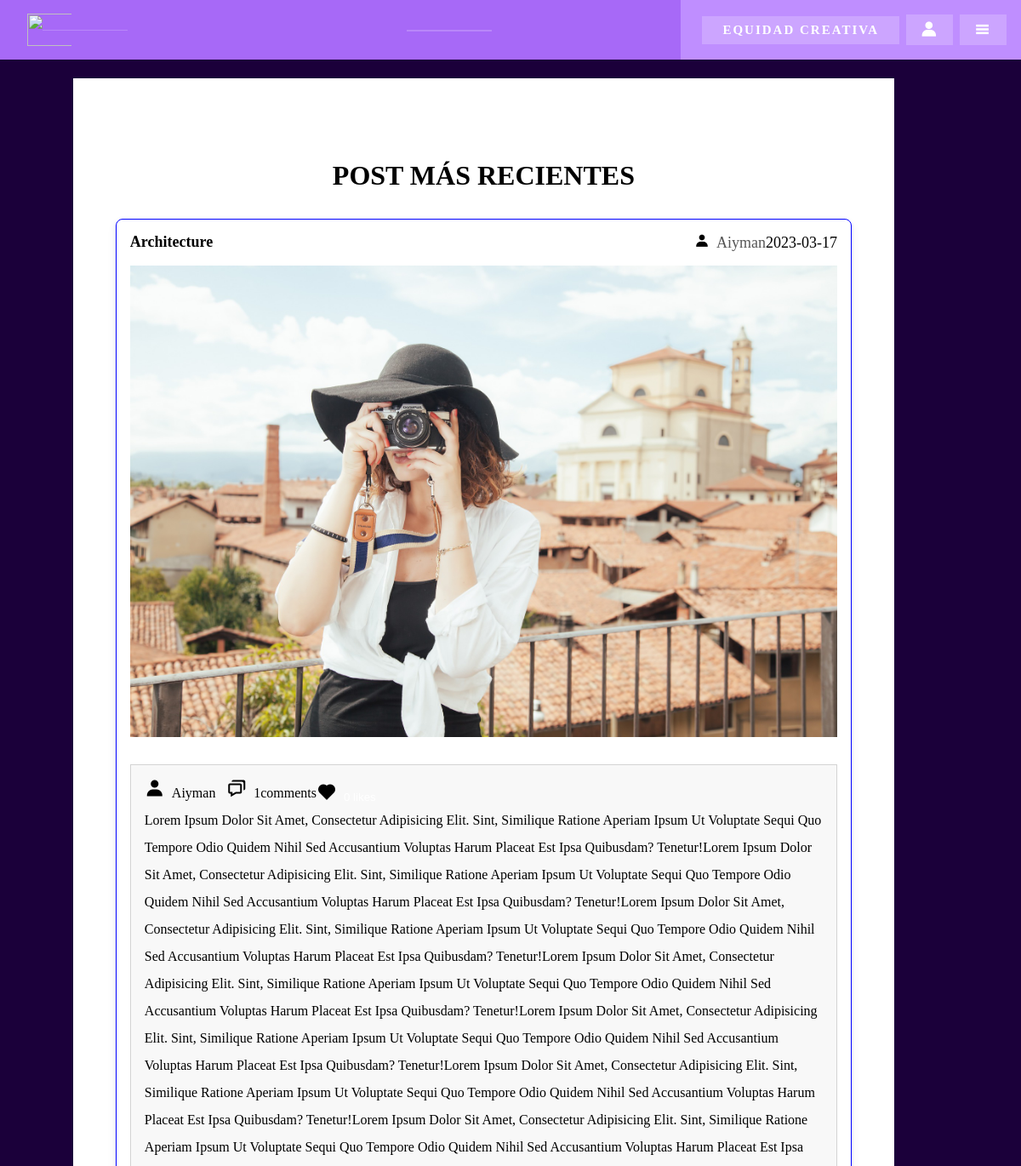
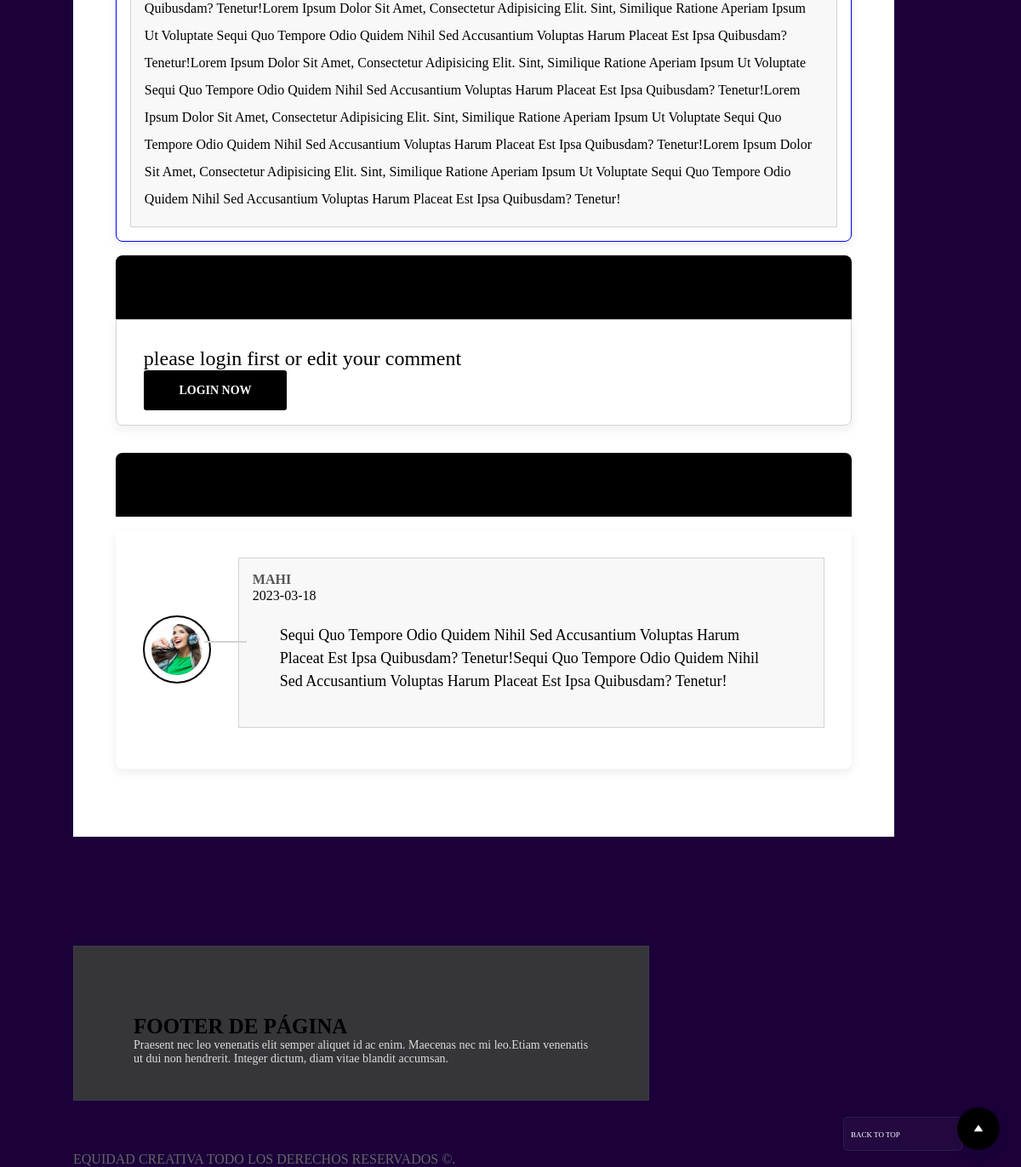
The page /view_posts.php?post_id=11 on the database its author committed (2 pictures, top to bottom).
### tables this page shows
CREATE TABLE `posts` (
  `id` int(100) NOT NULL,
  `admin_id` int(100) NOT NULL,
  `name` varchar(100) NOT NULL,
  `title` varchar(100) NOT NULL,
  `content` varchar(10000) NOT NULL,
  `category` varchar(50) NOT NULL,
  `image` varchar(100) NOT NULL,
  `date` date NOT NULL DEFAULT current_timestamp(),
  `status` varchar(10) NOT NULL
);

CREATE TABLE `comments` (
  `id` int(100) NOT NULL,
  `post_id` int(100) NOT NULL,
  `admin_id` int(100) NOT NULL,
  `user_id` int(100) NOT NULL,
  `user_name` varchar(50) NOT NULL,
  `comment` varchar(1000) NOT NULL,
  `date` date NOT NULL DEFAULT current_timestamp()
);

CREATE TABLE `users` (
  `id` int(255) NOT NULL,
  `name` varchar(255) NOT NULL,
  `email` varchar(255) NOT NULL,
  `password` varchar(255) NOT NULL,
  `profile` varchar(255) NOT NULL
);

### view_posts.php (the view, shortened to what this page needs)
<?php
	include 'components/connect.php';
	if (isset($_SESSION['user_id'])) {
		$user_id = $_SESSION['user_id'];
	}else{
		$user_id = '';
	}
	$get_id = $_GET['post_id'];
?>
<!DOCTYPE html>
<html lang="en">
<head>
   	<link href='https://unpkg.com/boxicons@2.1.2/css/boxicons.min.css' rel='stylesheet'>
</head>
<body>
	<?php include 'components/user_header.php'; ?>
	<div class="container-fluid">
		<div class="blog">
			<div class="blog-container">
				<div class="blog-section">
					<div class="posts-container">
						<h1 class="heading">Post más recientes</h1>
						<div class="box-container">
							<?php
								$select_posts = $conn->prepare("SELECT * FROM `posts` WHERE status = ? AND id=?");
								$select_posts->execute(['active', $get_id]);
								if($select_posts->rowCount() > 0){
									while($fetch_posts = $select_posts->fetch(PDO::FETCH_ASSOC)){
										$post_id = $fetch_posts['id'];
										$count_post_comments = $conn->prepare("SELECT * FROM `comments` WHERE post_id = ?");
										$count_post_comments->execute([$post_id]);
										$total_post_comments = $count_post_comments->rowCount();
										$count_post_likes = $conn->prepare("SELECT * FROM `likes` WHERE post_id = ?");
					                    $count_post_likes->execute([$post_id]);
					                    $total_post_likes = $count_post_likes->rowCount();
										$confirm_likes = $conn->prepare("SELECT * FROM `likes` WHERE user_id = ? AND post_id = ?");
										$confirm_likes->execute([$user_id, $post_id]);
							?>
							<form action="" method="post" class="box">
								<div class="post-title">
									<div class="title"><?= $fetch_posts['title']; ?></div>
									<div class="post-admin">
										<div><i class='bx bxs-user'></i><a href="author_post?authors=<?= $fetch_posts['name'] ?>"><?= $fetch_posts['name']; ?></a><span><?= $fetch_posts['date']; ?></span></div>
									</div>
								</div>
								<?php
									if ($fetch_posts['image'] != '') {
								?>
								<img src="uploaded_img/<?= $fetch_posts['image']; ?>" class="post-image">
								<?php } ?>
								<div class="post-content">
									<div class="icon">
										<div><i class='bx bxs-user'></i><a href="author_post?authors=<?= $fetch_posts['name'] ?>"><?= $fetch_posts['name']; ?></a></div>
										<div><i class="bx bx-chat"></i><span style="color:#000;"><?= $total_post_comments ?>comments</span></div>
										<button type="submit" name="like_post"><i class='bx bxs-heart' style="<?php if($confirm_likes->rowCount() > 0){echo 'color: red;';} ?>"></i><span><?= $total_post_likes; ?> likes</span></button>
									</div>
									<p><?= $fetch_posts['content']; ?></p>
								</div>
							</form>
							<?php
									}
								}else{
									echo '<p class= "empty">no posts added yet!</p>';
								}
							 ?>
						</div>
					</div>
					<section class="comment-container">
						<p class="comment-title">add comment</p>
						<?php
							if ($user_id != '' ) {
								$select_admin_id = $conn->prepare("SELECT * FROM `posts` WHERE id = ?");
								$select_admin_id->execute([$get_id]);
								$fetch_admin_id = $select_admin_id->fetch(PDO::FETCH_ASSOC);
						?>
						<form method="post" class="add-comment">
							<input type="hidden" name="admin_id" value="<?= $fetch_admin_id['admin_id']; ?>">
							<input type="hidden" name="user_name" value="<?= $fetch_profile['name'] ?>">
							<p class="user"><img src="uploaded_img/<?= $fetch_profile['profile'] ?>" class="image"><a href="update.php"><?= $fetch_profile['name'] ?></a></p>
							<textarea name="comment" maxlength="1000" class="comment-box" cols="30" rows="10" placeholder="write your comment" required></textarea>
							<input type="submit" name="add_comment" class="btn">
						</form>
						<?php }else{ ?>
							<div class="add-comment">
								<p>please login first or edit your comment</p>
								<a href="login.php" class="option-btn">login now</a>
							</div>
						<?php }?>
						<p class="comment-title">post comments</p>
						<div class="user-comments-container">
							<?php
								$select_comments = $conn->prepare("SELECT * FROM `comments` WHERE post_id = ?");
								$select_comments->execute([$get_id]);
								if ($select_comments->rowCount() > 0) {
									while($fetch_comments = $select_comments->fetch(PDO::FETCH_ASSOC)){
										$select_profile = $conn->prepare("SELECT * FROM `users` WHERE id = ?");
										$select_profile->execute([$fetch_comments['user_id']]);
										if ($select_profile->rowCount() > 0) {
											$fetch_profile = $select_profile->fetch(PDO::FETCH_ASSOC)
							?>
							<div class="show-comments" style="<?php if($fetch_comments['user_id'] == $user_id){echo 'order: -1;';} ?>">
								<div class="comment-detail">
									<img src="uploaded_img/<?= $fetch_profile['profile']; ?>" class="img">
									<div class="comment-user">
										<span><?= $fetch_comments['user_name']; ?></span>
										<div class="date"><?= $fetch_comments['date']; ?></div>
										<div class="comment-box">
											<?= $fetch_comments['comment']; ?>
										</div>
									</div>
								</div>
							</div>
							<?php
										}
									}
								}
							?>
						</div>
					</section>
				</div>
				<?php include 'components/footer.php'; ?>
			</div>
		</div>
</body>
</html>

### rows shown on the page
posts: title "Architecture", name "Aiyman", date "2023-03-17", image (picture), total_post_comments "1", content "Lorem Ipsum Dolor Sit Amet, Consectetur Adipisicing Elit. Sint, Similique Ratione Aperiam Ipsum Ut Voluptate Sequi Quo Tempore Odio Quidem Nihil Sed Accusantium Voluptas Harum Placeat Est Ipsa Quibusdam? Tenetur!Lorem Ipsum Dolor Sit Amet, Consectetur Adipisicing Elit. Sint, Similique Ratione Aperiam Ipsum Ut Voluptate Sequi Quo Tempore Odio Quidem Nihil Sed Accusantium Voluptas Harum Placeat Est Ipsa Quibusdam? Tenetur!Lorem Ipsum Dolor Sit Amet, Consectetur Adipisicing Elit. Sint, Similique Ratione Aperiam Ipsum Ut Voluptate Sequi Quo Tempore Odio Quidem Nihil Sed Accusantium Voluptas Harum Placeat Est Ipsa Quibusdam? Tenetur!Lorem Ipsum Dolor Sit Amet, Consectetur Adipisicing Elit. Sint,…"
comments: user.profile (picture), user_name "MAHI", date "2023-03-18", comment "Sequi Quo Tempore Odio Quidem Nihil Sed Accusantium Voluptas Harum Placeat Est Ipsa Quibusdam? Tenetur!Sequi Quo Tempore Odio Quidem Nihil Sed Accusantium Voluptas Harum Placeat Est Ipsa Quibusdam? Tenetur!"
